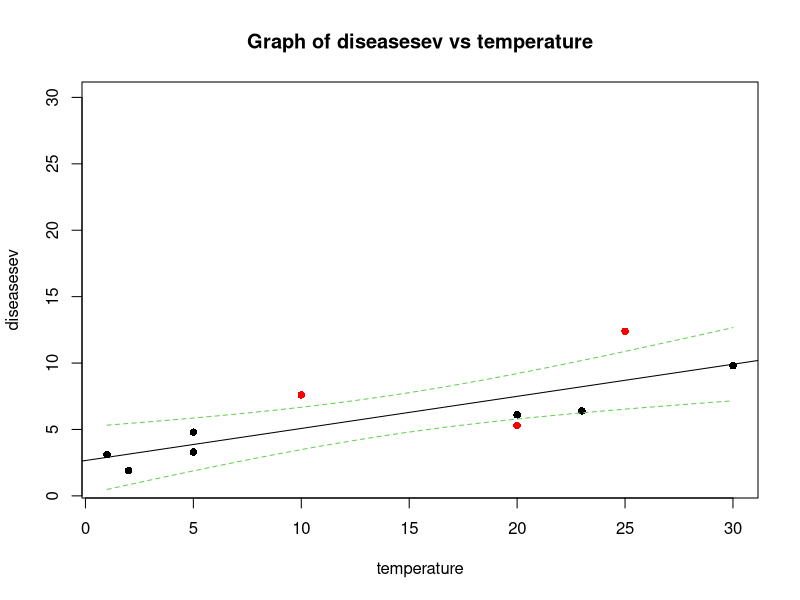
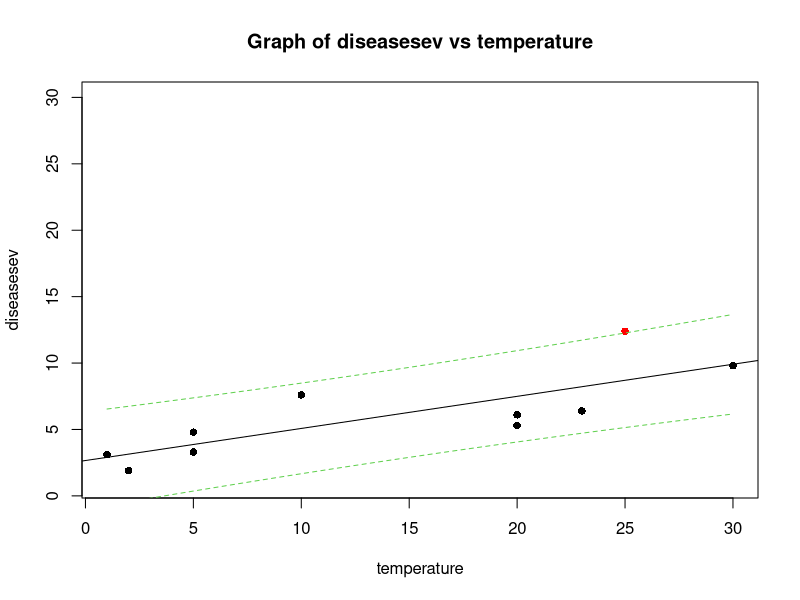

Recreate these plots in R, in order.
diseasesev<-c(1.9,3.1,3.3,4.8,5.3,6.1,6.4,7.6,9.8,12.4)
# Predictor variable, (Centigrade)
temperature<-c(2,1,5,5,20,20,23,10,30,25)

## For convenience, the data may be formatted into a dataframe
severity <- as.data.frame(cbind(diseasesev,temperature))

## Fit a linear model for the data and summarize the output from function lm()
severity.lm <- lm(diseasesev~temperature,data=severity)

# Function to plot the linear regression and overlay the confidence intervals
ci.lines<-function(model, conf= .95, interval = "confidence"){
  x <- model[[12]][[2]]
  y <- model[[12]][[1]]
  xm<-mean(x)
  n<-length(x)
  ssx<- sum((x - mean(x))^2)
  # T-distribution with vector of probabilities and df
  s.t<- qt(1-(1-conf)/2,(n-2))
  # x and y vectors to plot best fit line
  xv<-seq(min(x),max(x),(max(x) - min(x))/100)
  yv<- coef(model)[1]+coef(model)[2]*xv

  se <- switch(interval,
              # First part is residual standard error
               confidence = summary(model)[[6]] * sqrt(1/n+(xv-xm)^2/ssx),
               prediction = summary(model)[[6]] * sqrt(1+1/n+(xv-xm)^2/ssx)
  )

  ci<-s.t*se
  uyv<-yv+ci
  lyv<-yv-ci
  limits1 <- min(c(x,y))
  limits2 <- max(c(x,y))

  predictions <- predict(model, level = conf, interval = interval)

  insideCI <- predictions[,'lwr'] < y & y < predictions[,'upr']

  x_name <- rownames(attr(model[[11]],"factors"))[2]
  y_name <- rownames(attr(model[[11]],"factors"))[1]

  plot(x[insideCI],y[insideCI],
       pch=16,pty="s",xlim=c(limits1,limits2),ylim=c(limits1,limits2),
       xlab=x_name,
       ylab=y_name,
       main=paste("Graph of ", y_name, " vs ", x_name,sep=""))

  abline(model)

  points(x[!insideCI],y[!insideCI], pch = 16, col = 'red')

  # lty = linetype, col = color
  lines(xv,uyv,lty=2,col=3)
  lines(xv,lyv,lty=2,col=3)
}

ci.lines(severity.lm, conf= .95 , interval = "confidence")
ci.lines(severity.lm, conf= .85 , interval = "prediction")
